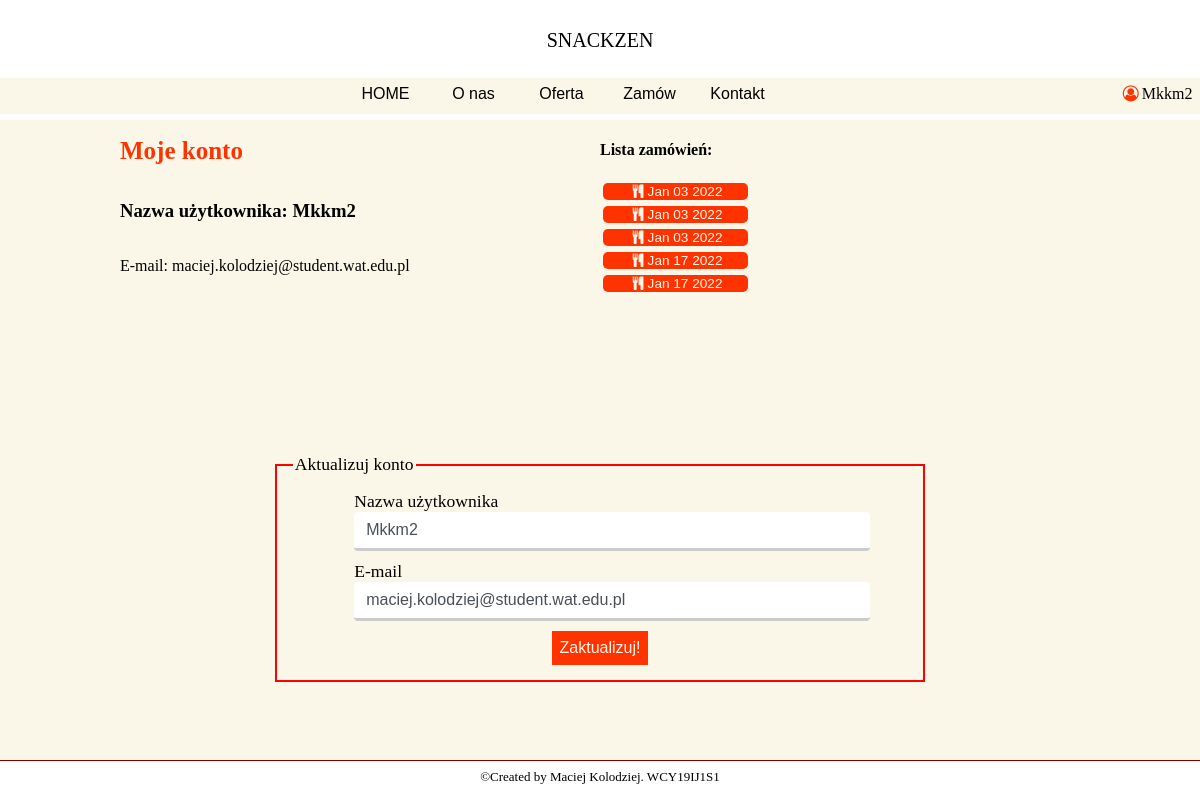
Page /account (signed in) on the earlier database version.
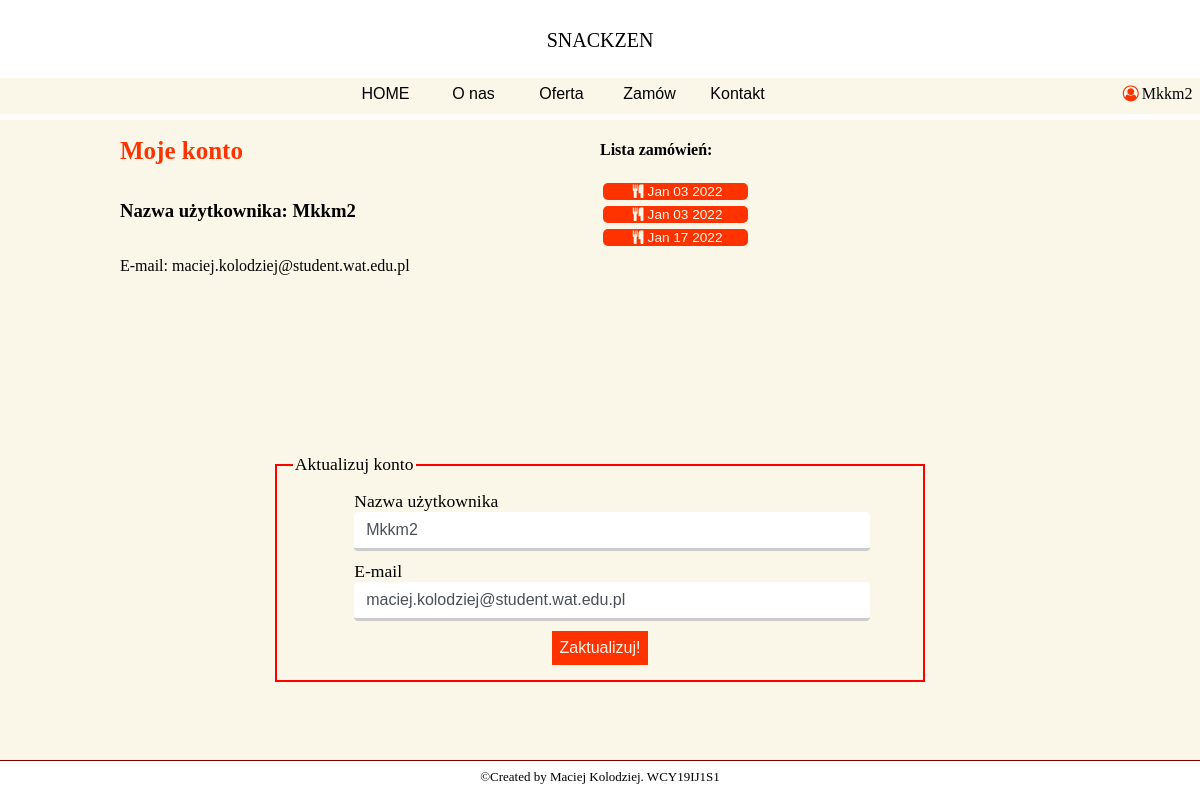
Same page on the later database version.
### Restaurant/models.py (models this page shows, shortened)
class User(db.Model, UserMixin):
    id = db.Column(db.Integer, primary_key=True)
    username = db.Column(db.String(20), unique=True, nullable=False)
    email = db.Column(db.String(120), unique=True, nullable=False)
    password = db.Column(db.String(60), unique=True)

class CustomerOrder(db.Model):
    id = db.Column(db.Integer, primary_key=True)
    invoice = db.Column(db.String(20), unique=True, nullable=False)
    status = db.Column(db.String(20), default='Niewiadomo', nullable=False)
    customer_id = db.Column(db.String(20), unique=False, nullable=False)
    date_created = db.Column(db.DateTime, default=datetime.utcnow, nullable=False)
    orders = db.Column(JsonEcodedDict)

### Restaurant/routes.py (the view)
@app.route("/account", methods=['GET', 'POST'])
@login_required
def account():
    form = UpdateAccountForm()
    orders = CustomerOrder.query.filter_by(customer_id=current_user.id)
    if form.validate_on_submit():
        current_user.username = form.username.data
        current_user.email = form.email.data
        db.session.commit()
        flash('Twoje konto zostało zaktualizowane!','success')
        return redirect(url_for('account'))
    elif request.method == 'GET':
        form.username.data = current_user.username
        form.email.data = current_user.email
    return render_template('Account.html', title='Account', menu=menu, form=form, orders=orders)

### Restaurant/forms.py (shortened to what this page needs)
class UpdateAccountForm(FlaskForm):
    username = StringField('Nazwa użytkownika', validators=[DataRequired(), Length(min=2, max=20)])
    email = StringField('E-mail', validators=[DataRequired(), Email()])
    submit = SubmitField('Zaktualizuj!')

### Restaurant/models.py (called while the page is built)
@login_manager.user_loader
def load_user(user_id):
    return User.query.get(int(user_id))

    def process_result_value(self, value, dialect):
        if value is None:
            return {}
        else:
            return json.loads(value)

### Restaurant/templates/Account.html (shortened to what this page needs)
{% extends "layout.html" %}
{% block content %}
    <div id="information-box2">
    <div class="information-box-content4">
        <div class="information-box-content-text3">
            <h1>Moje konto</h1>
            <h3>Nazwa użytkownika: {{ current_user.username }}</h3>
            <p>E-mail: {{ current_user.email }}</p>
        </div>
    <div class="information-box-content-text3">
        <h4>Lista zamówień:</h4>
        <div class="information-box-content-menu">
            {% for order in orders %}
                <form action="orders/{{ order.invoice }}">
                    <button class="btn2" type='submit' ><i class="icon-food"></i>{{ order.date_created.strftime("%b %d %Y") }}</button>
                </form>
            {% endfor %}
        </div>
    </div>
    </div>
    <div class="information-box-content4">
        <form method="post" action="" class ='form-group-text'>
            <fieldset class ='form-group'>
                    <legend>Aktualizuj konto</legend>
                    <div class="form-group-element">
                        {{ form.username.label(class="form-control-label") }}
                        {% if form.username.errors %}
                            {{ form.username(class="form-control form-control-lg is-invalid") }}
                            <div class="invalid-feedback">
                                {% for error in form.username.errors %}
                                    <span>{{ error }}</span>
                                {% endfor %}
                            </div>
                        {% else %}
                            {{ form.username(class="form-control form-control-lg") }}
                        {% endif %}
                    </div>
                    <div class="form-group-element">
                        {{ form.email.label(class="form-control-label") }}
                        {% if form.email.errors %}
                            {{ form.email(class="form-control form-control-lg is-invalid") }}
                            <div class="invalid-feedback">
                                {% for error in form.email.errors %}
                                    <span>{{ error }}</span>
                                {% endfor %}
                            </div>
                        {% else %}
                            {{ form.email(class="form-control form-control-lg") }}
                        {% endif %}
                    </div>
                    <div class ="form-group-btn">
                         {{ form.submit(class="btn") }}
                     </div>
            </fieldset>
        </form>
    </div>
    </div>
{% endblock %}

### Restaurant/templates/layout.html (shortened to what this page needs)
<!DOCTYPE html>
<html lang="en">
<head>
    <link rel= "stylesheet" type= "text/css" href= "{{ url_for('static',filename='styles/style.css') }}">
    <link rel= "stylesheet" type= "text/css" href= "{{ url_for('static',filename='styles/fontello.css') }}">
</head>
<body>
    <div id="top-bar">
        <div id="res_name">
            <p>SNACKZEN</p>
        </div>
        <div id="contest-menu">
            {% for el in menu %}
                <a class="contest-menu-element" href="{{ el.url }}">{{ el.name }} </a>
            {% endfor %}
            {% if current_user.is_authenticated %}
                <div class="contest-menu-element-user">
            <a><i class="icon-user"></i></a>{{ current_user.username }}
            </div>
            {% endif %}
        </div>
    </div>
{% block content %}{% endblock %}
    <footer>
        <p>©Created by Maciej Kolodziej. WCY19IJ1S1</p>
    </footer>
</body>
</html>

### Restaurant/static/styles/style.css (style rules this page uses)
body { margin: 0px; height: 100vh; width: 100%; background-color: white; overflow: hidden; }
footer { border-top: groove; border-top-color: #800000; border-width: thin; text-align: center; font-size: small; }
form { width: 100%; display: grid; grid-template-columns: auto auto; grid-gap: 1%; }
footer p { margin-top: 8px; }
input[type=text],input[type=password], input[type=tel] { width: 100%; box-sizing: content-box; border: none; border-bottom: 3px solid #ccc; -webkit-transition: 0.5s; transition: 0.5s; outline: none; }
#top-bar { position: relative; width: 100%; height: 15%; background-color: white; }
#res_name { position: absolute; bottom: 40%; display: inline-block; vertical-align: middle; text-align: center; width: 100%; font-size: 20px; font-weight: lighter; }
#contest-menu { position: absolute; bottom: 5%; background-color: rgb(250,247, 232); text-align: center; width: 100%; height: 30%; }
.contest-menu-element { font-family: Arial Narrow, sans-serif; width: 7%; text-align: center; color: black; display: inline-block; height: 100%; line-height: 2; text-decoration: none; }
.contest-menu-element-user { margin-left: 28%; margin-right: -28%; text-align: center; color: black; display: inline-block; justify-content: right; height: 100%; line-height: 2; text-decoration: none; }
#information-box2 { height: 80%; width: 100%; background-color: rgb(250,247, 232); display: flex; flex-direction: column; justify-content: center; text-align: center; }
#information-box2 h1 { font-size: 25px; color: #ff3300; }
.form-group { display: flex; row-gap: 10px; text-align: left; align-items: center; flex-direction: column; justify-content: space-around; width: 80%; padding: 2%; border-color: #F00; border-style: solid; }
.form-group-element { display: flex; flex-direction: column; justify-content: space-around; width: 80%; }
.form-group-btn { display: flex; justify-content: space-around; width: 20%; }
.form-group-text { font-size: 1.1rem; display: flex; row-gap: 10px; height: 80%; text-align: left; align-items: center; flex-direction: column; justify-content: space-around; width: 80%; }
.information-box-content4 { align-self: center; width: 80%; height: 50%; display: flex; flex-direction: row; justify-content: space-around; }
.information-box-content-text3 { width: 50%; display: flex; flex-direction: column; text-align: left; overflow-y: auto; }
.information-box-content-menu { width: 100%; height: 80%; display: flex; flex-direction: column; align-items: center; overflow-y: auto; }
.icon-user { color: #ff3300; }
.form-control { width:100%; padding:.375rem .75rem; font-size:1rem; line-height:1.5; color:#495057; background-clip:padding-box; border:1px solid #ced4da; border-radius:.25rem; transition:border-color .15s ease-in-out,box-shadow .15s ease-in-out }
.btn { font-size: 1rem; background-color: #ff3300; color: rgb(250,247, 232); border: maroon; padding: .5rem; }
.btn2 { width: 50%; margin: 1%; font-size: .85rem; background-color: #ff3300; color: rgb(250,247, 232); border: maroon; border-radius: 5px; }

Differences in the rows shown:
removed CustomerOrder: date_created "Jan 03 2022"
removed CustomerOrder: date_created "Jan 17 2022"
